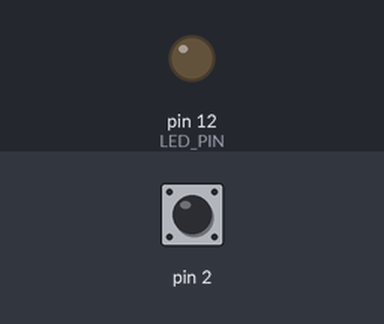
Simulated run of this sketch. Board: Arduino Uno, built with avr-gcc and run on an emulated ATmega328P. On the bench: output pins drawn as LEDs (lit = HIGH). The test bench sets the inputs (shaded band); at power-on: pin 2 HIGH. What the sketch prints to the serial monitor is not drawn.

Above: at 1.2 s.
1.3 s: pin 2 pulled LOW for 0.15 s
At 1.38 s:
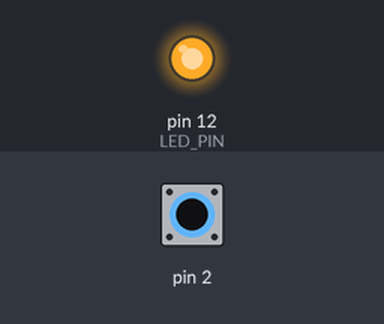
2.9 s: pin 2 pulled LOW for 3.2 s
At 6.5 s:
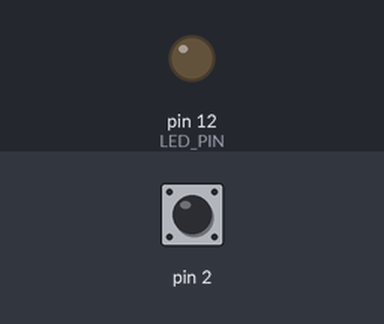
Timing chart, 0 to 8.0 s (numbered marks = the images above; inputs shaded):
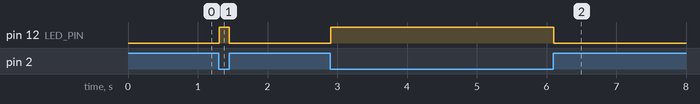

Measured:
- after the input at 1.3 s, pin 12 (LED_PIN): LOW → HIGH at once, → LOW 0.15 s later
- after the input at 2.9 s, pin 12 (LED_PIN): LOW → HIGH at once, → LOW 3.2 s later

The sketch:

Project13.ino
```cpp
// User libraries must be located in the Arduino/libraries directory.
#include <CapacitiveSensor.h>

// Instantiate a capacitive sensor instance with pin 4 as
// the current source and pin 2 as the detector.
CapacitiveSensor foilSensor = CapacitiveSensor(4, 2);

// Map the LED to pin 12, and set a threshold for lighting it.
const int LED_PIN = 12;
const int THRESHOLD = 500;

// Start a serial connection, and set the LED pin as an output.
void setup() {
  Serial.begin(9600);
  pinMode(LED_PIN, OUTPUT);
}

void loop() {

  // Measure the capacitative sensor with 30 samples.
  long sensorValue = foilSensor.capacitiveSensor(30);
  Serial.println(sensorValue);

  // Set the LED depending on the reading relative to the THRESHOLD.
  digitalWrite(LED_PIN, sensorValue > THRESHOLD);

}
```
